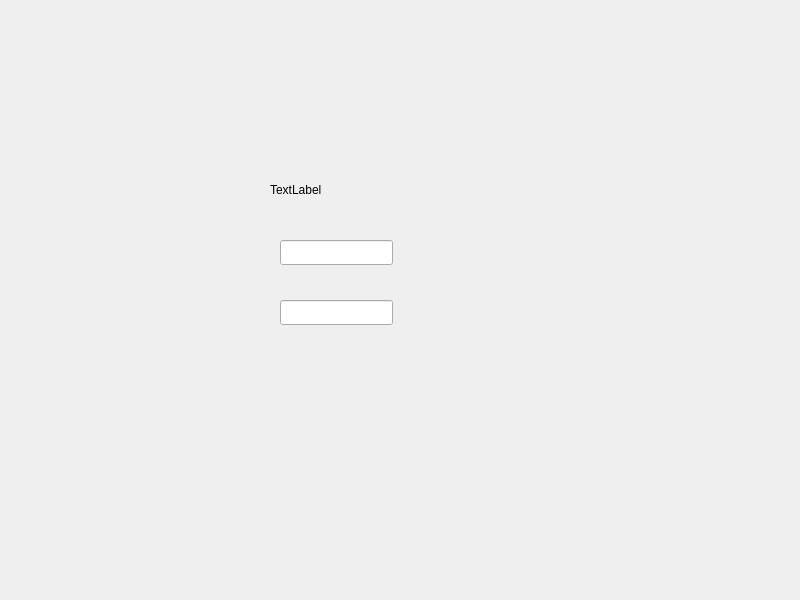
<?xml version="1.0" encoding="UTF-8"?>
<ui version="4.0">
 <class>Widget</class>
 <widget class="QWidget" name="Widget">
  <property name="geometry">
   <rect>
    <x>0</x>
    <y>0</y>
    <width>800</width>
    <height>600</height>
   </rect>
  </property>
  <property name="windowTitle">
   <string>Widget</string>
  </property>
  <widget class="QLabel" name="label">
   <property name="geometry">
    <rect>
     <x>270</x>
     <y>180</y>
     <width>151</width>
     <height>19</height>
    </rect>
   </property>
   <property name="text">
    <string>TextLabel</string>
   </property>
  </widget>
  <widget class="QLineEdit" name="lineEdit">
   <property name="geometry">
    <rect>
     <x>280</x>
     <y>240</y>
     <width>113</width>
     <height>25</height>
    </rect>
   </property>
  </widget>
  <widget class="QLineEdit" name="lineEdit_2">
   <property name="geometry">
    <rect>
     <x>280</x>
     <y>300</y>
     <width>113</width>
     <height>25</height>
    </rect>
   </property>
  </widget>
 </widget>
 <resources/>
 <connections/>
</ui>
